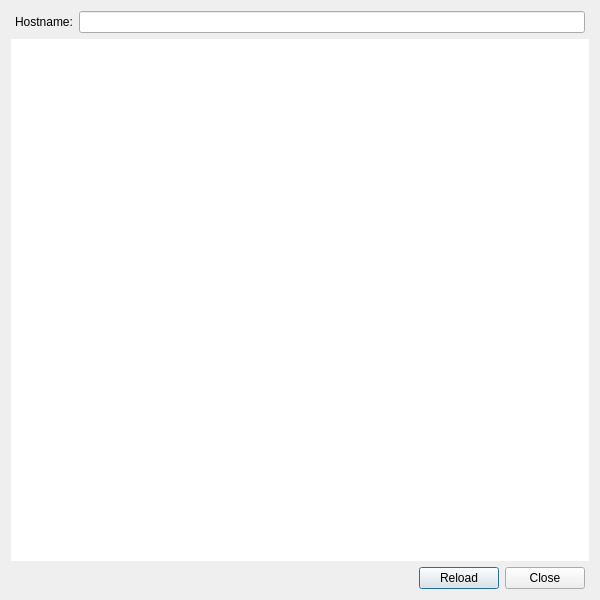
<?xml version="1.0" encoding="UTF-8"?>
<ui version="4.0">
 <class>monitorDetails</class>
 <widget class="QDialog" name="monitorDetails">
  <property name="geometry">
   <rect>
    <x>0</x>
    <y>0</y>
    <width>600</width>
    <height>600</height>
   </rect>
  </property>
  <property name="minimumSize">
   <size>
    <width>600</width>
    <height>600</height>
   </size>
  </property>
  <property name="windowTitle">
   <string>Scan Process Details</string>
  </property>
  <property name="windowIcon">
   <iconset resource="../../../mainwin.qrc">
    <normaloff>:/images/icons/128x128/nmapsi4.png</normaloff>:/images/icons/128x128/nmapsi4.png</iconset>
  </property>
  <layout class="QVBoxLayout" name="verticalLayout_2">
   <item>
    <layout class="QHBoxLayout" name="horizontalLayout_2">
     <property name="leftMargin">
      <number>4</number>
     </property>
     <property name="rightMargin">
      <number>4</number>
     </property>
     <item>
      <widget class="QLabel" name="label">
       <property name="text">
        <string>Hostname:</string>
       </property>
      </widget>
     </item>
     <item>
      <widget class="QLineEdit" name="monitorEditHostname">
       <property name="readOnly">
        <bool>true</bool>
       </property>
      </widget>
     </item>
    </layout>
   </item>
   <item>
    <widget class="QFrame" name="frame">
     <property name="frameShape">
      <enum>QFrame::NoFrame</enum>
     </property>
     <property name="frameShadow">
      <enum>QFrame::Raised</enum>
     </property>
     <property name="lineWidth">
      <number>0</number>
     </property>
     <layout class="QVBoxLayout" name="verticalLayout">
      <property name="margin">
       <number>0</number>
      </property>
      <item>
       <widget class="QListWidget" name="detailsListW">
        <property name="frameShape">
         <enum>QFrame::NoFrame</enum>
        </property>
        <property name="lineWidth">
         <number>0</number>
        </property>
        <property name="alternatingRowColors">
         <bool>true</bool>
        </property>
        <property name="resizeMode">
         <enum>QListView::Adjust</enum>
        </property>
        <property name="gridSize">
         <size>
          <width>0</width>
          <height>20</height>
         </size>
        </property>
        <property name="currentRow">
         <number>-1</number>
        </property>
       </widget>
      </item>
     </layout>
    </widget>
   </item>
   <item>
    <layout class="QHBoxLayout" name="horizontalLayout">
     <property name="leftMargin">
      <number>4</number>
     </property>
     <property name="rightMargin">
      <number>4</number>
     </property>
     <item>
      <spacer name="horizontalSpacer">
       <property name="orientation">
        <enum>Qt::Horizontal</enum>
       </property>
       <property name="sizeHint" stdset="0">
        <size>
         <width>40</width>
         <height>20</height>
        </size>
       </property>
      </spacer>
     </item>
     <item>
      <widget class="QPushButton" name="monitorReloadButt">
       <property name="text">
        <string>Reload</string>
       </property>
       <property name="icon">
        <iconset resource="../../../mainwin.qrc">
         <normaloff>:/images/images/reload.png</normaloff>:/images/images/reload.png</iconset>
       </property>
      </widget>
     </item>
     <item>
      <widget class="QPushButton" name="monitorCloseButt">
       <property name="text">
        <string>Close</string>
       </property>
       <property name="icon">
        <iconset resource="../../../mainwin.qrc">
         <normaloff>:/images/images/button_cancel.png</normaloff>:/images/images/button_cancel.png</iconset>
       </property>
      </widget>
     </item>
    </layout>
   </item>
  </layout>
 </widget>
 <resources>
  <include location="../../../mainwin.qrc"/>
 </resources>
 <connections/>
</ui>
